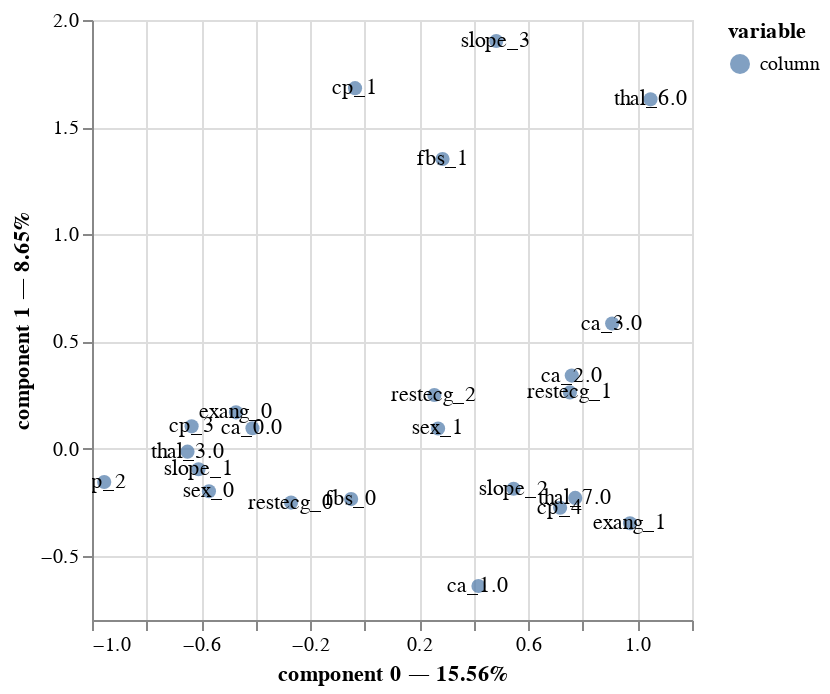

Notebook code cell kept with this figure:
### Markdown cell above
In **MCA biplot** for the heart disease dataset,we are vizualizing the relationship between row and column points based on the two principal components. 

 *  The x-axis (Component 0) explains 15.56% of the variance, while the y-axis (Component 1) explains 8.56%. Together, these components capture less than 25% of the variance in the data, of course additional components may be needed for a more complete representation.


 * **Column Points:** The points represent categorical variables from the dataset, positioned based on their association with the principal components.

 * **cp_3**, **c_0**, **slope_1**, **thal_3**, **restecg_0**, and **sex_0**. This grouping suggests that individuals with these attributes may share similar profiles within the dataset.

 * **thal_6**, represent rare or unique profiles that deviate from the main groupings, potentially indicating outliers or subgroups.

 * **cp_3**, **cp_2**, **slope_0**, **thal_3**, **restecg_0**, and **sex_0**. This grouping suggests that individuals with these attributes may share similar profiles within the dataset.

 * **Contributions**
 * **slope_3** and **thal_6.0** have strong positive contributions to Component 1 **(PC2)**.
 * **cp_1** and **fbs_1** have strong positive contributions to **PC2** as well.
 * **ca_3**, **ca_2.0**, and **restecg_1** have strong positive contributions to Component 0 **(PC1)**.
 * Variables close to the **origin**, such as **exang_0**, **thal_3.0**, and **sex_0**, contribute **less** to either component, indicating these variables may not be as important in differentiating along these components.

### Code cell
mca.plot(
    mca_df,
    x_component=0,
    y_component=1,
    show_column_markers=True,
    show_row_markers=False,
    show_column_labels= True,
    show_row_labels= False
)

### Figure 1 — Vega-Lite specification as saved in the notebook (floating-point values rounded to 4 significant figures)
{"config": {"view": {"continuousWidth": 300, "continuousHeight": 300}}, "layer": [{"mark": {"type": "circle", "size": 50}, "encoding": {"color": {"field": "variable", "type": "nominal"}, "tooltip": [{"field": "variable", "type": "nominal"}, {"field": "value", "type": "nominal"}, {"field": "component 0", "type": "quantitative"}, {"field": "component 1", "type": "quantitative"}], "x": {"axis": {"title": "component 0 — 15.56%"}, "field": "component 0", "scale": {"zero": false}, "type": "quantitative"}, "y": {"axis": {"title": "component 1 — 8.65%"}, "field": "component 1", "scale": {"zero": false}, "type": "quantitative"}}, "name": "view_13"}, {"mark": {"type": "text"}, "encoding": {"text": {"field": "label", "type": "nominal"}, "x": {"axis": {"title": "component 0 — 15.56%"}, "field": "component 0", "scale": {"zero": false}, "type": "quantitative"}, "y": {"axis": {"title": "component 1 — 8.65%"}, "field": "component 1", "scale": {"zero": false}, "type": "quantitative"}}}], "data": {"name": "data-c2b9bd463b822576d4a0153d88753ece"}, "params": [{"name": "param_13", "select": {"type": "interval", "encodings": ["x", "y"]}, "bind": "scales", "views": ["view_13"]}], "$schema": "https://vega.github.io/schema/vega-lite/v5.8.0.json", "datasets": {"data-c2b9bd463b822576d4a0153d88753ece": [{"component 0": -0.4116, "component 1": 0.09489, "component 2": 0.02319, "component 3": 0.07214, "component 4": 0.2902, "component 5": -0.09609, "component 6": -0.2566, "variable": "column", "value": "ca_0.0", "label": "ca_0.0"}, {"component 0": 0.417, "component 1": -0.6414, "component 2": -0.2004, "component 3": -0.7206, "component 4": -0.2608, "component 5": -0.7225, "component 6": 0.4816, "variable": "column", "value": "ca_1.0", "label": "ca_1.0"}, {"component 0": 0.7591, "component 1": 0.3404, "component 2": -0.3228, "component 3": 1.64, "component 4": -0.9204, "component 5": 0.7869, "component 6": -0.2129, "variable": "column", "value": "ca_2.0", "label": "ca_2.0"}, {"component 0": 0.9072, "component 1": 0.5836, "component 2": 1.056, "component 3": -1.423, "component 4": -0.01523, "component 5": 1.718, "component 6": 1.149, "variable": "column", "value": "ca_3.0", "label": "ca_3.0"}, {"component 0": -0.03553, "component 1": 1.682, "component 2": -0.8661, "component 3": 0.6934, "component 4": 0.06627, "component 5": -1.999, "component 6": -0.2232, "variable": "column", "value": "cp_1", "label": "cp_1"}, {"component 0": -0.9552, "component 1": -0.156, "component 2": -0.5127, "component 3": 0.4839, "component 4": 0.8254, "component 5": 0.5672, "component 6": 0.9419, "variable": "column", "value": "cp_2", "label": "cp_2"}, {"component 0": -0.6348, "component 1": 0.1037, "component 2": 0.2993, "component 3": -0.9166, "component 4": -0.5443, "component 5": -0.108, "component 6": -0.381, "variable": "column", "value": "cp_3", "label": "cp_3"}, {"component 0": 0.7164, "component 1": -0.2764, "component 2": 0.1376, "component 3": 0.2686, "component 4": 0.02789, "component 5": 0.1869, "component 6": -0.06385, "variable": "column", "value": "cp_4", "label": "cp_4"}, {"component 0": -0.4721, "component 1": 0.169, "component 2": -0.02153, "component 3": -0.06369, "component 4": -0.02457, "component 5": 0.02579, "component 6": 0.137, "variable": "column", "value": "exang_0", "label": "exang_0"}, {"component 0": 0.9728, "component 1": -0.3483, "component 2": 0.04437, "component 3": 0.1312, "component 4": 0.05062, "component 5": -0.05315, "component 6": -0.2823, "variable": "column", "value": "exang_1", "label": "exang_1"}, {"component 0": -0.04976, "component 1": -0.2357, "component 2": 0.0411, "component 3": 0.0684, "component 4": 0.1789, "component 5": -0.1261, "component 6": 0.02271, "variable": "column", "value": "fbs_0", "label": "fbs_0"}, {"component 0": 0.2853, "component 1": 1.351, "component 2": -0.2357, "component 3": -0.3922, "component 4": -1.026, "component 5": 0.7231, "component 6": -0.1302, "variable": "column", "value": "fbs_1", "label": "fbs_1"}, {"component 0": -0.2701, "component 1": -0.252, "component 2": -0.2521, "component 3": -0.05315, "component 4": 0.2885, "component 5": 0.3169, "component 6": -0.4265, "variable": "column", "value": "restecg_0", "label": "restecg_0"}, {"component 0": 0.7523, "component 1": 0.262, "component 2": 5.657, "component 3": -0.26, "component 4": 2.981, "component 5": -0.2686, "component 6": -0.2446, "variable": "column", "value": "restecg_1", "label": "restecg_1"}, {"component 0": 0.2553, "component 1": 0.25, "component 2": 0.1043, "component 3": 0.06125, "component 4": -0.3749, "component 5": -0.3161, "component 6": 0.4417, "variable": "column", "value": "restecg_2", "label": "restecg_2"}, {"component 0": -0.5712, "component 1": -0.1993, "component 2": 0.8602, "component 3": 0.4874, "component 4": -0.4588, "component 5": 0.01455, "component 6": -0.2032, "variable": "column", "value": "sex_0", "label": "sex_0"}, {"component 0": 0.269, "component 1": 0.09383, "component 2": -0.4051, "component 3": -0.2295, "component 4": 0.216, "component 5": -0.006851, "component 6": 0.09567, "variable": "column", "value": "sex_1", "label": "sex_1"}, {"component 0": -0.6095, "component 1": -0.09651, "component 2": -0.3559, "component 3": -0.02498, "component 4": -0.05126, "component 5": 0.2372, "component 6": 0.1043, "variable": "column", "value": "slope_1", "label": "slope_1"}, {"component 0": 0.5458, "component 1": -0.1874, "component 2": 0.2977, "component 3": 0.07195, "component 4": -0.1391, "component 5": -0.2492, "component 6": 0.1277, "variable": "column", "value": "slope_2", "label": "slope_2"}, {"component 0": 0.4822, "component 1": 1.902, "component 2": 0.4221, "component 3": -0.3108, "component 4": 1.274, "component 5": 0.05713, "component 6": -1.557, "variable": "column", "value": "slope_3", "label": "slope_3"}, {"component 0": -0.6498, "component 1": -0.01427, "component 2": 0.2101, "component 3": 0.1424, "component 4": -0.1561, "component 5": -0.09018, "component 6": 0.06868, "variable": "column", "value": "thal_3.0", "label": "thal_3.0"}, {"component 0": 1.048, "component 1": 1.63, "component 2": 0.5391, "component 3": 0.3974, "component 4": 1.226, "component 5": -0.02307, "component 6": 1.549, "variable": "column", "value": "thal_6.0", "label": "thal_6.0"}, {"component 0": 0.7719, "component 1": -0.2302, "component 2": -0.3846, "component 3": -0.2656, "component 4": 0.0354, "component 5": 0.133, "component 6": -0.337, "variable": "column", "value": "thal_7.0", "label": "thal_7.0"}]}}
